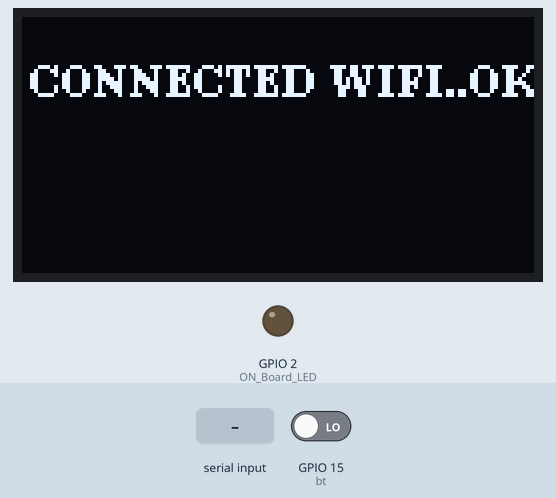
The sketch below on a simulated ESP32. Parts: 128×64 one-colour display, output pins drawn as LEDs (lit = HIGH). Inputs (shaded band) come from the test bench; at power-on: GPIO 15 (bt) LOW. WiFi joins after 1.5 s; servers stay silent unless stated; uploads are accepted with an empty reply; EEPROM starts erased; what the sketch prints to the serial monitor is not drawn.

Above: at 4.6 s.
At 7.7 s:
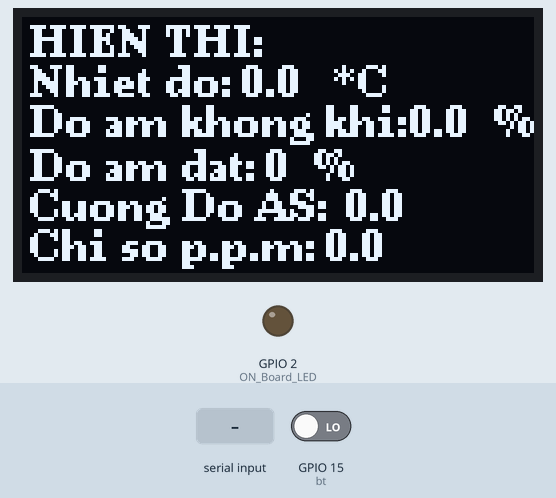
7.8 s: "90;45;200\n" received over the second serial link
At 9.9 s:
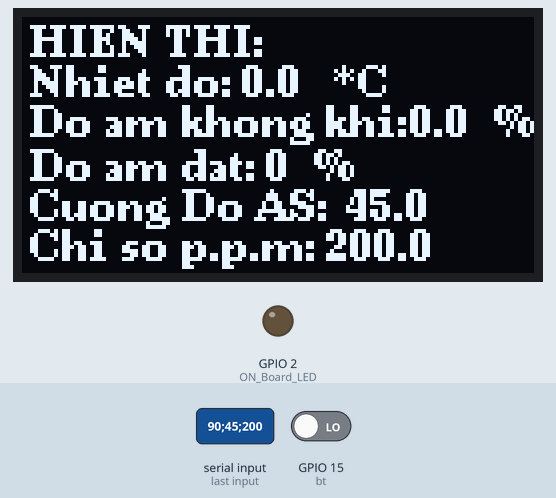
10.4 s: ";" received over the second serial link
At 12.2 s:
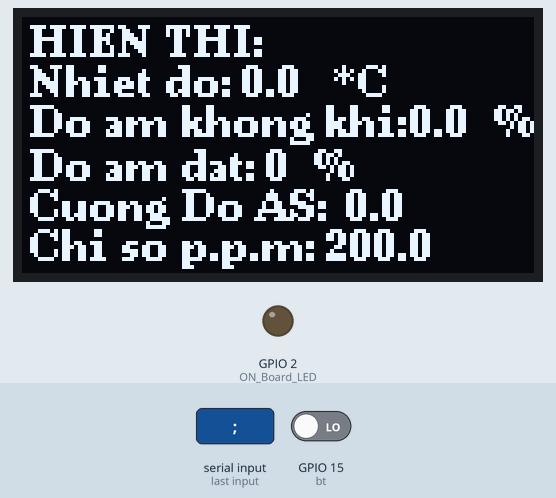
13.1 s: "30;150;10;200\n" received over the second serial link
At 14.7 s:
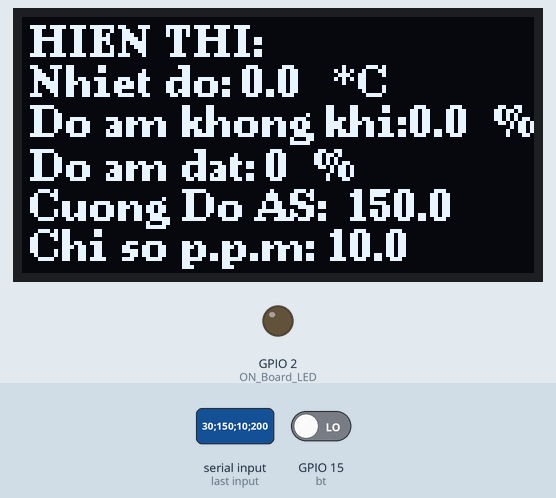
Timing chart, 0 to 16.2 s (numbered marks = the images above; inputs shaded):
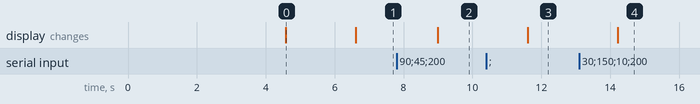

The sketch:

gateway.ino
```cpp
#include <WiFi.h>
#include <WiFiClient.h>
#include <WebServer.h>
#include <HTTPClient.h>
#include <EEPROM.h>
#include <DNSServer.h>
#include <WiFiManager.h>
#include <ArduinoJson.h>
#include <Wire.h>
#include <U8g2lib.h>

// Khởi tạo OLED với ESP32 (SW I2C)
U8G2_SSD1306_128X64_NONAME_F_SW_I2C u8g2(U8G2_R0, 21, 22, U8X8_PIN_NONE); // SCL=21, SDA=22

// ESP32 hỗ trợ HardwareSerial
HardwareSerial mySerial(1);  // UART1: TX=GPIO17, RX=GPIO16

#define ON_Board_LED 2  // LED on ESP32 (GPIO2)
#define bt 15           // Nút bấm trên GPIO15

char auth[] = "Your token";
WiFiManager wifiManager;

float hum, temp, lux, ppm;
int soil_humi;
int moc[10];
String data1[10], data2[10];

void shownode() {
  char tempstr[5], humstr[5], Soil_humstr[5], lux_str[5], ppmstr[5];

  u8g2.clearBuffer();
  sprintf(tempstr, "%.1f", temp);
  u8g2.setFont(u8g2_font_ncenB08_tr);
  u8g2.drawStr(2, 10, "HIEN THI:");
  u8g2.drawStr(2, 20, "Nhiet do: ");
  u8g2.drawStr(55, 20, tempstr);
  u8g2.drawStr(78, 20, "*C");

  sprintf(humstr, "%.1f", hum);
  u8g2.drawStr(2, 30, "Do am khong khi: ");
  u8g2.drawStr(97, 30, humstr);
  u8g2.drawStr(118, 30, "%");

  sprintf(Soil_humstr, "%d", soil_humi);
  u8g2.drawStr(2, 41, "Do am dat: ");
  u8g2.drawStr(61, 41, Soil_humstr);
  u8g2.drawStr(73, 41, "%");

  sprintf(lux_str, "%.1f", lux);
  u8g2.drawStr(2, 51, "Cuong Do AS: ");
  u8g2.drawStr(81, 51, lux_str);

  sprintf(ppmstr, "%.1f", ppm);
  u8g2.drawStr(2, 61, "Chi so p.p.m: ");
  u8g2.drawStr(76, 61, ppmstr);

  u8g2.sendBuffer();
}

void nhan_du_lieu() {
  int j = 1, end;
  moc[0] = -1;

  if (mySerial.available()) {
    String input = mySerial.readString();
    Serial.println(input);

    for (int i = 0; i < input.length(); i++) {
      if (input[i] == '*') {
        end = i;
        break;
      }
      if (input[i] == ';') {
        moc[j++] = i;
      }
    }

    String *data = (input[0] == '1') ? data1 : data2;
    for (int t = 0; t < j; t++) {
      data[t] = (t < j - 1) ? input.substring(moc[t] + 1, moc[t + 1]) : input.substring(moc[t] + 1, end);
      Serial.println(data[t]);
    }
  }
}

void setup() {
  u8g2.begin();
  Serial.begin(115200);
  mySerial.begin(115200, SERIAL_8N1, 16, 17);  // TX=17, RX=16

  pinMode(bt, INPUT);
  pinMode(ON_Board_LED, OUTPUT);
  digitalWrite(ON_Board_LED, LOW);

  EEPROM.begin(512);
  u8g2.clearBuffer();
  u8g2.setFont(u8g2_font_ncenB08_tr);
  u8g2.drawStr(2, 20, "Wifi.......");
  u8g2.sendBuffer();
  delay(3000);

  if (digitalRead(bt) == HIGH) {
    u8g2.clearBuffer();
    u8g2.drawStr(2, 20, "Wifi Config:");
    u8g2.drawStr(2, 30, "192.168.4.1");
    u8g2.sendBuffer();
    wifiManager.resetSettings();
    delay(1000);
  }

  wifiManager.autoConnect("ESP32");
  Serial.println("Connected to WiFi");

  WiFi.mode(WIFI_STA);
  Serial.print("IP address: ");
  Serial.println(WiFi.localIP());

  u8g2.clearBuffer();
  u8g2.drawStr(2, 20, "CONNECTED WIFI..OK");
  u8g2.sendBuffer();
  digitalWrite(ON_Board_LED, LOW);
  delay(2000);
}

void loop() {
  WiFiClient client;
  nhan_du_lieu();

  hum = data1[1].toFloat();
  temp = data1[2].toFloat();
  soil_humi = data1[3].toInt();
  lux = data2[1].toFloat();
  ppm = data2[2].toFloat();

  Serial.printf("NODE 1: Humidity: %.1f, Temperature: %.1f, Soil Humidity: %d\n", hum, temp, soil_humi);
  Serial.printf("NODE 2: Light: %.1f, PPM: %.1f\n", lux, ppm);

  shownode();

  if (WiFi.status() == WL_CONNECTED) {
    HTTPClient http;
    String postData = "id=esp32_01";
    postData += "&temperature=" + String(temp);
    postData += "&humidity=" + String(hum);
    postData += "&soil=" + String(soil_humi);
    postData += "&light=" + String(lux);
    postData += "&concentration=" + String(ppm);

    http.begin(client, "http://192.168.206.162/ServerDoAnTotNghiep/update_sensor.php");
    http.addHeader("Content-Type", "application/x-www-form-urlencoded");

    int httpCode = http.POST(postData);
    String payload = http.getString();

    Serial.printf("HTTP Code: %d\n", httpCode);
    Serial.printf("Payload: %s\n", payload.c_str());

    http.end();
  }
}
```

Measured:
- after the input at 7.8 s, the display: changes after 1.2 s (image 2)
- after the input at 10.4 s, the display: changes after 1.2 s (image 3)
- after the input at 13.1 s, the display: changes after 1.1 s (image 4)
- what the display in image 0 shows lasts 2.0 s, from 4.6 s to 6.6 s
